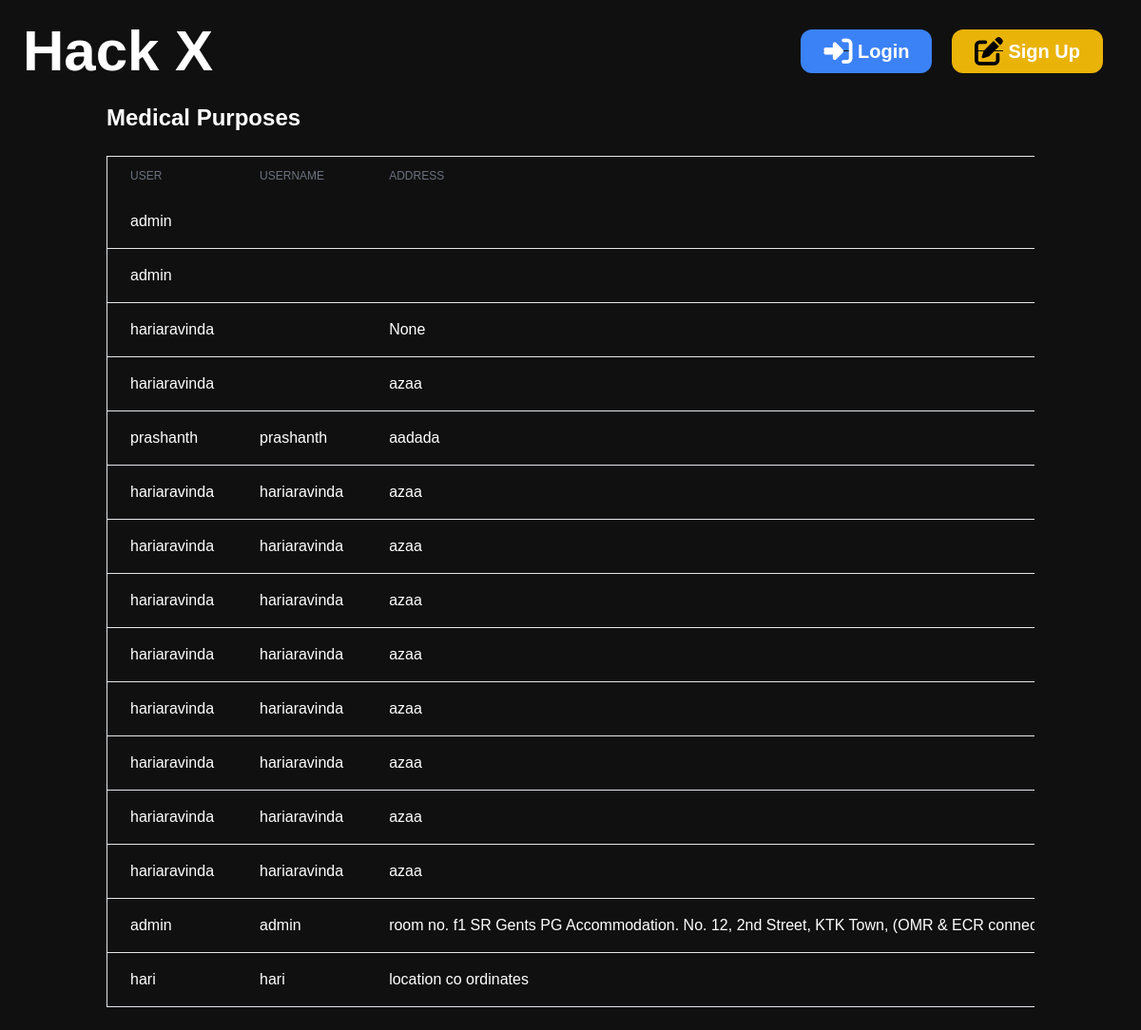
/medical-purpose-list/, run on the app's committed database.
### myapp/models.py (models this page shows, shortened)
class MedicalPurpose(models.Model):
    user = models.ForeignKey(User, on_delete=models.CASCADE)
    username = models.CharField(max_length=255)  # Ensure this line is present
    address = models.TextField(null=True)  # Allow null values if desired
    purpose = models.CharField(max_length=255, default="Medical Purpose")

### myapp/views.py (the view)
# urls.py: path('medical-purpose-list/', views.medical_purpose_list_view, name='medical_purpose_list'),
def medical_purpose_list_view(request):
    medical_purposes = MedicalPurpose.objects.all()
    return render(request, 'myapp/medicaltable.html', {
        'medical_purposes': medical_purposes
    })

### myapp/templates/myapp/medicaltable.html (shortened to what this page needs)
{% extends "myapp/index.html" %}
{% load static %}
{% block content %}
<div class="container mx-auto p-6">
    <h1 class="text-2xl font-bold mb-6">Medical Purposes</h1>
    <div class="overflow-x-auto">
        <table class="min-w-full bg-white border border-gray-200">
            <thead class="bg-gray-200">
                <tr>
                    <th class="px-6 py-3 text-left text-xs font-medium text-gray-500 uppercase">User</th>
                    <th class="px-6 py-3 text-left text-xs font-medium text-gray-500 uppercase">Username</th>
                    <th class="px-6 py-3 text-left text-xs font-medium text-gray-500 uppercase">Address</th>
                </tr>
            </thead>
            <tbody>
                {% for medical in medical_purposes %}
                <tr class="bg-white border-b hover:bg-gray-50">
                    <td class="px-6 py-4 whitespace-nowrap">{{ medical.user }}</td>
                    <td class="px-6 py-4 whitespace-nowrap">{{ medical.username }}</td>
                    <td class="px-6 py-4 whitespace-nowrap">{{ medical.address }}</td>
                </tr>
                {% empty %}
                <tr>
                    <td colspan="4" class="px-6 py-4 text-center text-gray-500">No medical purposes found.</td>
                </tr>
                {% endfor %}
            </tbody>
        </table>
    </div>
</div>
{% endblock %}

### myapp/templates/myapp/index.html (shortened to what this page needs)
<!doctype html>
<html>
    <head>
        <script src="https://cdn.tailwindcss.com"></script>
        <link rel="stylesheet" href="https://cdnjs.cloudflare.com/ajax/libs/font-awesome/6.5.2/css/all.min.css" />
    </head>
    <body>
            <h1 class="px-6 pt-6  font-semibold text-white text-6xl">Hack X</h1>
            {% if request.user.is_authenticated %}
                    <a class="pl-10 text-white font-semibold">||            Welcome <i class="fa-regular fa-user fa-xl" style="color: #B197FC;"></i>  {{request.user.username}}         ||</a>
                    {% if user.is_superuser %}
                    <a href="{% url 'myapp:send_sms' %}" class="px-6 py- text-xl text-white rounded-xl font-semibold bg-red-500 hover:text-red-500 hover:bg-white"><i class="fa-solid fa-arrow-right-from-bracket fa-xl" style="color: #050505;"></i>   Send alert</a>
                    {% endif %}
                    <a href="{% url 'myapp:logout' %}" class="px-6  text-xl text-white rounded-xl font-semibold bg-red-500 hover:text-red-500 hover:bg-white"><i class="fa-solid fa-arrow-right-from-bracket fa-xl" style="color: #050505;"></i>   Sign Out</a>
            {% else %}
        <div class="px-10 py-10 absolute top-0 right-0 flex justify-end p-4">
            <div class="space-x-4">
                <a href="{% url 'myapp:login' %}" class="px-6 py-3 text-xl text-white rounded-xl font-semibold bg-blue-500 hover:text-blue-500 hover:bg-white"><i class="fa-solid fa-right-to-bracket fa-beat fa-xl"></i>  Login</a>
                <a href="{% url 'myapp:signup'%}" class="px-6 py-3 text-xl font-semibold text-white rounded-xl bg-yellow-500 hover:text-yellow-500 hover:bg-white"><i class="fa-solid fa-pen-to-square fa-xl" style="color: #000000;"></i>   Sign Up</a>
            </div>
        </div>
        {% endif %}
        <div class="space">
            {% block content %}
            {% endblock %}
        </div>
    </body>
</html>

### data on the page
MedicalPurpose: user "admin"
MedicalPurpose: user "admin"
MedicalPurpose: user "hariaravinda", address "None"
MedicalPurpose: user "hariaravinda", address "azaa"
MedicalPurpose: user "prashanth", username "prashanth", address "aadada"
MedicalPurpose: user "hariaravinda", username "hariaravinda", address "azaa"
MedicalPurpose: user "hariaravinda", username "hariaravinda", address "azaa"
MedicalPurpose: user "hariaravinda", username "hariaravinda", address "azaa"
MedicalPurpose: user "hariaravinda", username "hariaravinda", address "azaa"
MedicalPurpose: user "hariaravinda", username "hariaravinda", address "azaa"
MedicalPurpose: user "hariaravinda", username "hariaravinda", address "azaa"
MedicalPurpose: user "hariaravinda", username "hariaravinda", address "azaa"
MedicalPurpose: user "hariaravinda", username "hariaravinda", address "azaa"
MedicalPurpose: user "admin", username "admin", address "room no. f1 SR Gents PG Accommodation. No. 12, 2nd Street, KTK Town, (OMR & ECR…"
MedicalPurpose: user "hari", username "hari", address "location co ordinates"
